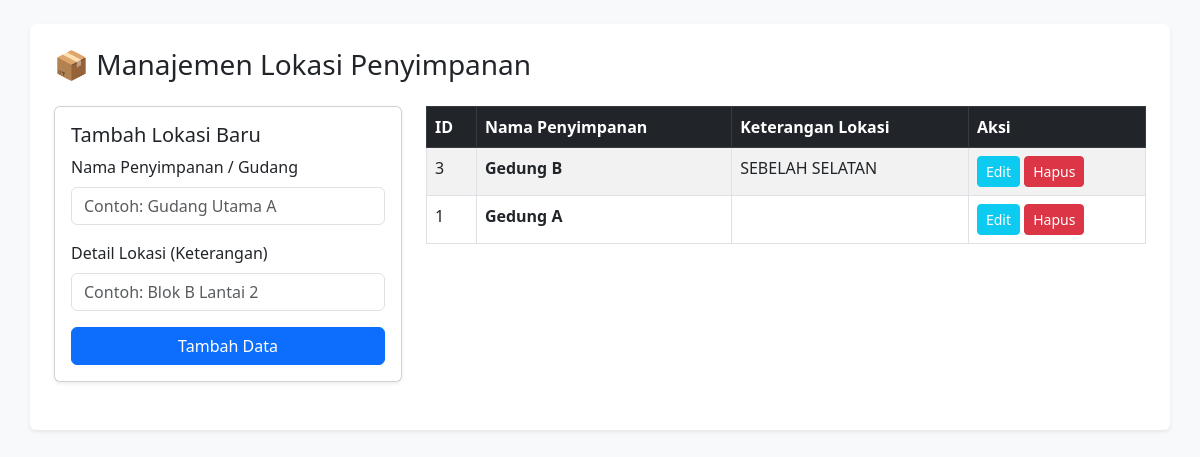
/admin/penyimpanan.php, run on the app's committed database.
### tables this page shows
CREATE TABLE `penyimpanan` (
  `id` int(11) NOT NULL,
  `nama_penyimpanan` varchar(100) NOT NULL,
  `lokasi` varchar(300) NOT NULL
);

### admin/penyimpanan.php (the view, shortened to what this page needs)
<?php
include '../koneksi.php';
$edit_data = null;
$tampil = mysqli_query($koneksi, "SELECT * FROM penyimpanan ORDER BY id DESC");
?>
<!DOCTYPE html>
<html lang="id">
<head>
    <link href="https://cdn.jsdelivr.net/npm/bootstrap@5.3.0/dist/css/bootstrap.min.css" rel="stylesheet">
</head>
<body class="bg-light p-4">
<div class="container bg-white p-4 rounded shadow-sm">
    <h3 class="mb-4">📦 Manajemen Lokasi Penyimpanan</h3>
    <div class="row">
        <div class="col-md-4 mb-4">
            <div class="card p-3 shadow-sm">
                <h5><?= $edit_data ? 'Edit Lokasi' : 'Tambah Lokasi Baru' ?></h5>
                <form method="POST" action="">
                    <div class="mb-3">
                        <label class="form-label">Nama Penyimpanan / Gudang</label>
                        <input type="text" name="nama_penyimpanan" class="form-control" required value="<?= $edit_data ? $edit_data['nama_penyimpanan'] : ''; ?>" placeholder="Contoh: Gudang Utama A">
                    </div>
                    <div class="mb-3">
                        <label class="form-label">Detail Lokasi (Keterangan)</label>
                        <input type="text" name="lokasi" class="form-control" value="<?= $edit_data ? $edit_data['lokasi'] : ''; ?>" placeholder="Contoh: Blok B Lantai 2">
                    </div>
                    <button type="submit" name="<?= $edit_data ? 'ubah' : 'tambah' ?>" class="btn <?= $edit_data ? 'btn-warning' : 'btn-primary' ?> w-100">
                        <?= $edit_data ? 'Simpan Perubahan' : 'Tambah Data' ?>
                    </button>
                </form>
            </div>
        </div>
        <div class="col-md-8">
            <table class="table table-bordered table-striped">
                <thead class="table-dark">
                    <tr>
                        <th>ID</th>
                        <th>Nama Penyimpanan</th>
                        <th>Keterangan Lokasi</th>
                        <th>Aksi</th>
                    </tr>
                </thead>
                <tbody>
                    <?php while ($row = mysqli_fetch_assoc($tampil)) { ?>
                    <tr>
                        <td><?= $row['id']; ?></td>
                        <td><strong><?= htmlspecialchars($row['nama_penyimpanan']); ?></strong></td>
                        <td><?= htmlspecialchars($row['lokasi']); ?></td>
                        <td>
                            <a href="penyimpanan.php?edit=<?= $row['id']; ?>" class="btn btn-sm btn-info text-white">Edit</a>
                            <a href="penyimpanan.php?hapus=<?= $row['id']; ?>" class="btn btn-sm btn-danger" onclick="return confirm('Hapus lokasi ini?')">Hapus</a>
                        </td>
                    </tr>
                    <?php } ?>
                </tbody>
            </table>
        </div>
    </div>
</div>
</body>
</html>

### data on the page
penyimpanan: id "3", nama_penyimpanan "Gedung B", lokasi "SEBELAH SELATAN"
penyimpanan: id "1", nama_penyimpanan "Gedung A"
